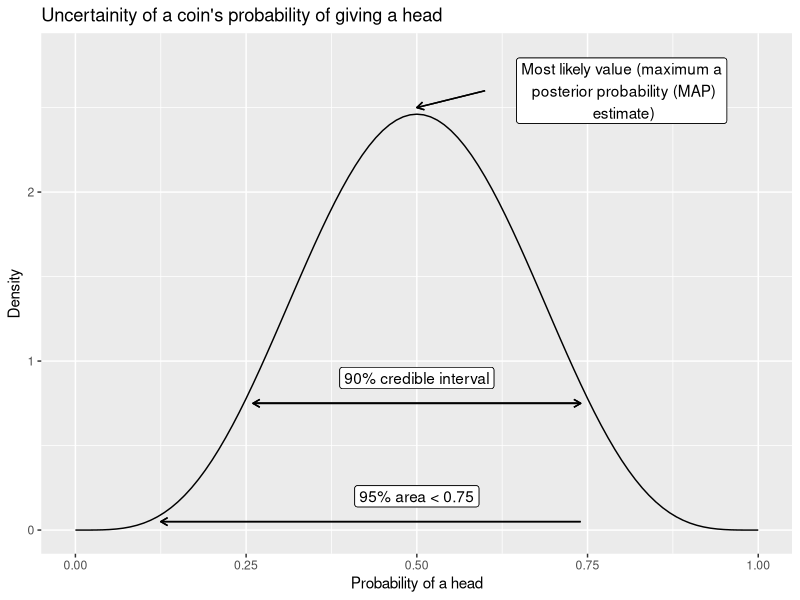

R code for this plot:
## ---- chunk 1
library("ggplot2")

ggplot(data = data.frame(x = c(0, 1)), aes(x)) +
  stat_function(fun = dbeta, n = 101, args = list(shape1 = 5, shape2 = 5)) +
  ylim(c(0, 2.8)) +
  xlab("Probability of a head") +
  ylab("Density") +
  ggtitle("Uncertainity of a coin's probability of giving a head") +
  # Credible interval arrow
  geom_segment(
    aes(x = 0.26, xend = 0.74, y = 0.75, yend = 0.75),
    arrow = arrow(length = unit(0.2, "cm"))
  ) +
  geom_segment(
    aes(x = 0.74, xend = 0.26, y = 0.75, yend = 0.75),
    arrow = arrow(length = unit(0.2, "cm"))
  ) +
  geom_label(aes(x = 0.5, y = 0.9, label =  "90% credible interval")) +
  # 95% area < 0.75
  geom_segment(
    aes(x = 0.74, xend = 0.125, y = 0.05, yend = 0.05),
    arrow = arrow(length = unit(0.2, "cm"))
  ) +
  geom_label(aes(x = 0.5, y = 0.2, label =  "95% area < 0.75")) +
  # MAP value
  geom_segment(
    aes(x = 0.6, xend = 0.5, y = 2.6, yend = 2.5),
    arrow = arrow(length = unit(0.2, "cm"))
  ) +
  geom_label(
    aes(
      x = 0.8, y = 2.6,
      label = "Most likely value (maximum a\n posterior probability (MAP)\n estimate)"
    )
  )
